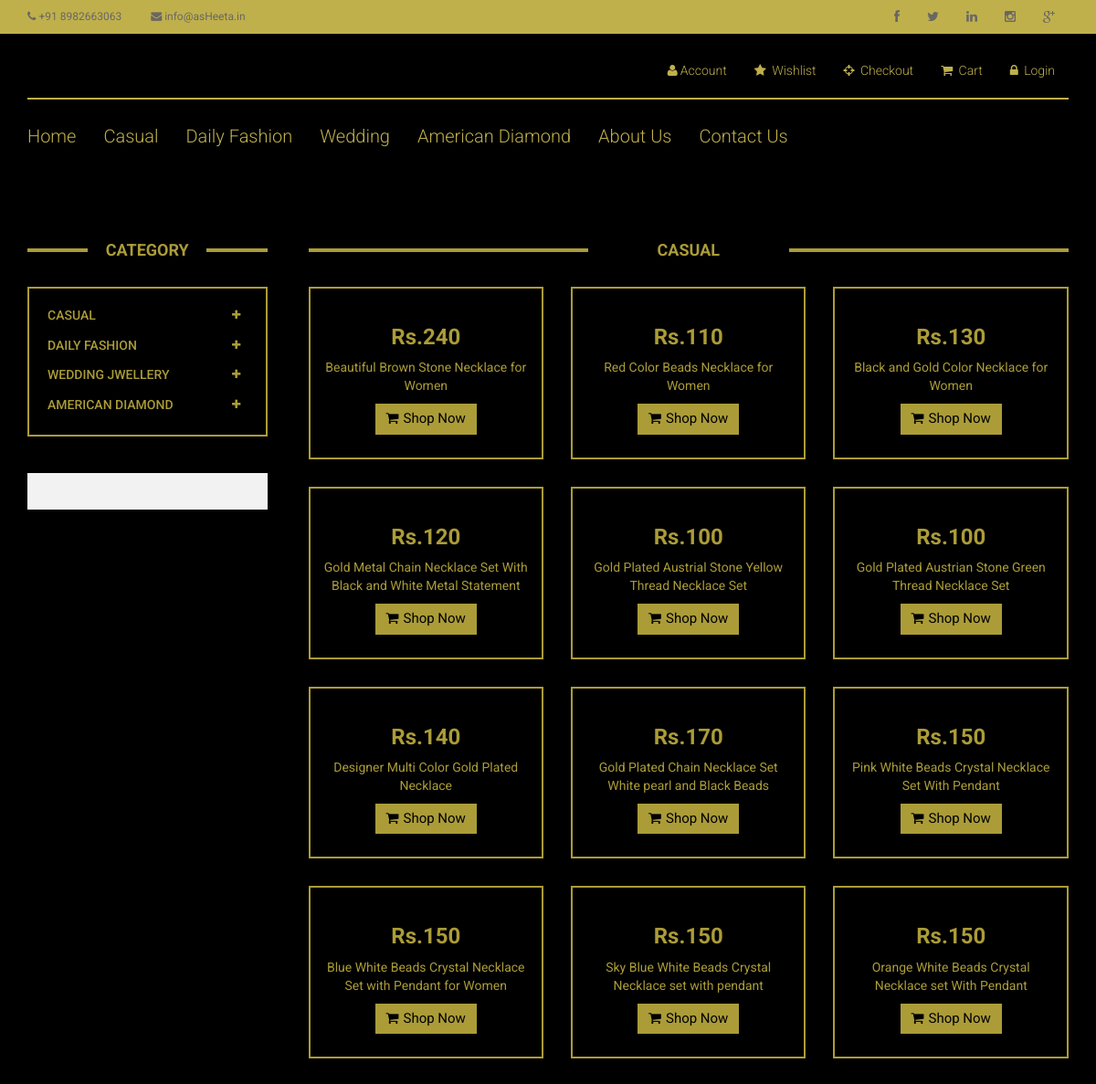
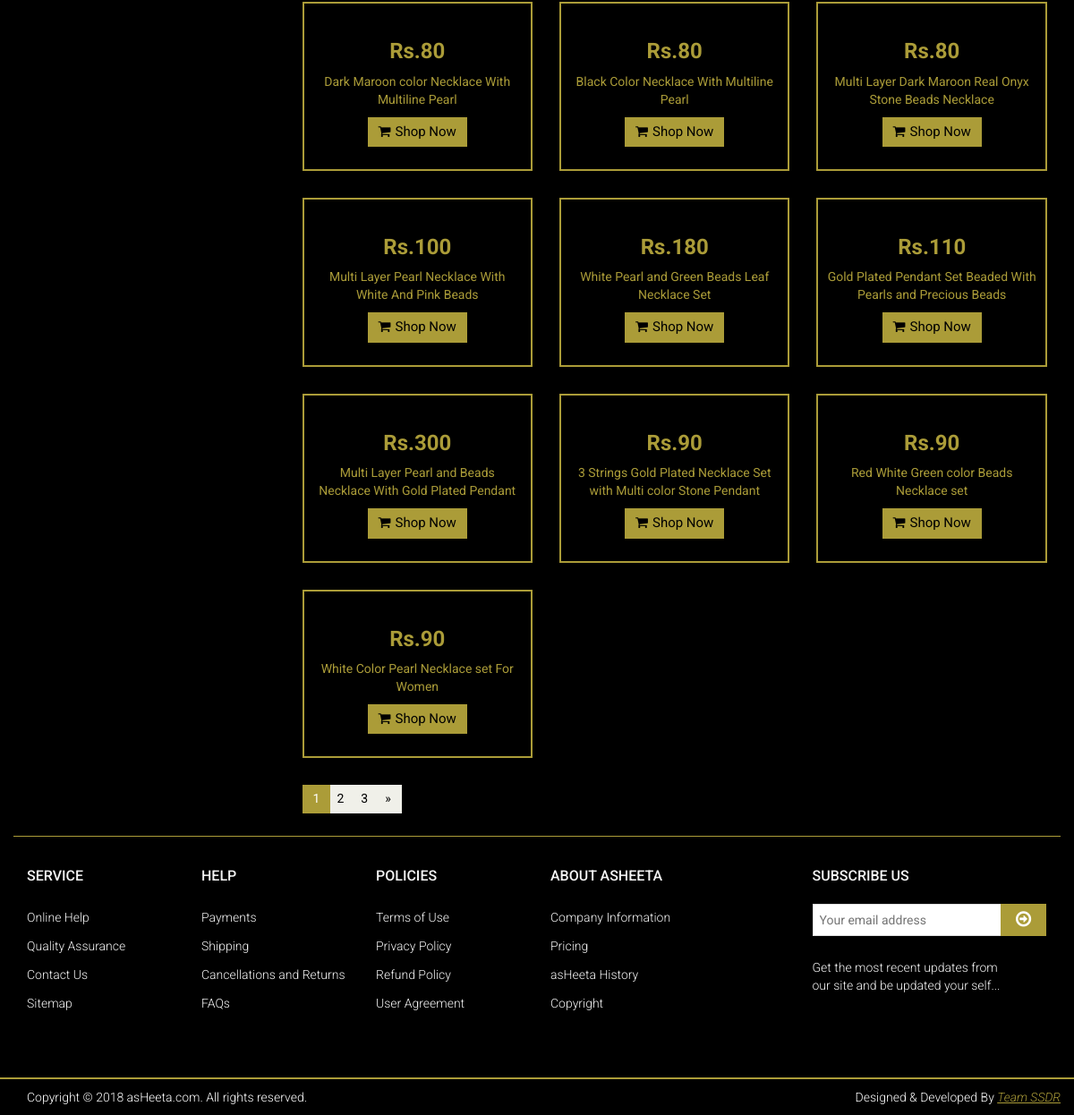
The app's page /casual-necklace.php with its own data (2 pictures, top to bottom).
### tables this page shows
CREATE TABLE IF NOT EXISTS `stock` (
  `stock_id` int(5) NOT NULL AUTO_INCREMENT,
  `product_code` varchar(15) NOT NULL,
  `product_name` varchar(100) NOT NULL,
  `brand` varchar(10) NOT NULL DEFAULT 'asHeeta',
  `colour` text NOT NULL,
  `base_material` text NOT NULL,
  `collection` int(1) NOT NULL,
  `plating` text NOT NULL,
  `size` varchar(10) NOT NULL,
  `price` int(5) NOT NULL,
  `type` text NOT NULL,
  `description` text NOT NULL,
  `img1` varchar(100) DEFAULT NULL,
  `img2` varchar(100) DEFAULT NULL,
  `img3` varchar(100) DEFAULT NULL,
  `thumbnail` varchar(100) DEFAULT NULL,
  PRIMARY KEY (`stock_id`)
);

### casual-necklace.php (the view, shortened to what this page needs)
<!DOCTYPE html>
<html lang="en">
<head>
    <link href="css/bootstrap.min.css" rel="stylesheet">
    <link href="css/font-awesome.min.css" rel="stylesheet">
    <link href="css/prettyPhoto.css" rel="stylesheet">
    <link href="css/price-range.css" rel="stylesheet">
    <link href="css/animate.css" rel="stylesheet">
	<link href="css/main.css" rel="stylesheet">
	<link href="css/responsive.css" rel="stylesheet">
</head>
<body>
	<header id="header">
		<div class="header_top">
			<div class="container">
				<?php
                        include("head-top.php");
                ?>
			</div>
		</div>
		<div class="header-middle">
			<div class="container">
			<?php
                        include("head-middle.php");
                ?>
            </div>
		</div>
		<div class="header-bottom">
			<div class="container">
            <?php
                        include("head-bottom.php");
                ?>
            </div>
        </div>
	</header>
	<section id="advertisement">
		<div class="container">
		</div>
	</section>
	<section>
		<div class="container">
			<div class="row">
				<div class="col-sm-3">
					<div class="left-sidebar">
						<h2>Category</h2>
						<?php
								include("category.php");
						?>
						<div class="shipping text-center">
						</div>
					</div>
				</div>
				<div class="col-sm-9 padding-right">
					<div class="features_items">
						<h2 class="title text-center">CASUAL</h2>
                        <?php
                                 $cat_sql = "SELECT * FROM stock WHERE collection='1' AND type='Necklace'";
                                 $cat_query = mysqli_query($dbconnect, $cat_sql);
                                 $row=mysqli_fetch_array($cat_query);
                                do
                                {
                                        $price = $row[9];
                                        $prd_name = $row[2];
                        ?>
						<div class="col-sm-4">
							<div class="product-image-wrapper">
								<div class="single-products">
									<div class="productinfo text-center prd_name">
                                        <?php
                                            echo"<h2>Rs.".$price."</h2>";
                                            echo"<p>".$prd_name."</p>";
                                        ?>
										<a href="#" class="btn btn-default add-to-cart"><i class="fa fa-shopping-cart"></i>Shop Now</a>
									</div>
									</div>
								</div>
							</div>
                        <?php
                                 }
                                while($row=mysqli_fetch_array($cat_query))
                        ?>
						</div>
						<ul class="pagination">
							<li class="active"><a href="">1</a></li>
							<li><a href="">2</a></li>
							<li><a href="">3</a></li>
							<li><a href="">&raquo;</a></li>
						</ul>
					</div>
				</div>
			</div>
	</section>
		<div class="footer-widget">
			<div class="container">
				<?php
                        include("footer.php");
                ?>
			</div>
		</div>
</body>
</html>

### css/main.css (style rules this page uses)
body { font-family: 'Roboto', sans-serif; background: #000000; position: relative; font-weight:400px; }
ul li { list-style: none; }
a { -webkit-transition: 300ms; -moz-transition: 300ms; -o-transition: 300ms; transition: 300ms; }
h1, h2, h3, h4, h5, h6 { font-family: 'Roboto', sans-serif; }
.header_top { background: none repeat scroll 0 0 #BFB04C; }
.header-bottom { padding-bottom: 30px; padding-top: 30px; }
.footer-widget { margin-bottom: 68px; }
.footer-widget .container { border-top: 1px solid #AB9C38; padding-top: 15px; }
.left-sidebar h2, .brands_products h2 { color:#AB9C38 ; font-family: 'Roboto', sans-serif; font-size: 18px; font-weight: 700; margin: 0 auto 30px; text-align: center; text-transform: uppercase; position: relative; z-index:3; }
.left-sidebar h2:after, h2.title:after { content: " "; position: absolute; border: 2px solid #AB9C38; bottom:8px; left: 0; width: 100%; height: 0; z-index: -2; }
.left-sidebar h2:before { content: " "; position: absolute; background: #000; bottom: -6px; width: 130px; height: 30px; z-index: -1; left: 50%; margin-left: -65px; }
h2.title:before { content: " "; position: absolute; background: #000; bottom: -6px; width: 220px; height: 30px; z-index: -1; left: 50%; margin-left: -110px; }
.shipping { background-color: #F2F2F2; margin-top: 40px; overflow: hidden; padding-top: 20px; position: relative; }
.padding-right { padding-right: 0; }
.features_items { overflow:hidden; }
h2.title { color:#AB9C38 ; font-family: 'Roboto', sans-serif; font-size: 18px; font-weight: 700; margin: 0 15px; text-transform: uppercase; margin-bottom: 30px; position: relative; }
.product-image-wrapper { border:2px solid #AB9C38; overflow: hidden; margin-bottom:30px; }
.single-products { position: relative; }
.prd_name p { margin: 10px; }
.productinfo h2 { color: #AB9C38; font-family: 'Roboto', sans-serif; font-size: 24px; font-weight: 700; }
.productinfo p { font-family: 'Roboto', sans-serif; font-size: 14px; font-weight: 400; color: #AB9C38; }
.productinfo { position:relative; }
.add-to-cart { background:#AB9C38; border: 0 none; border-radius: 0; color: #000000; font-family: 'Roboto', sans-serif; font-size: 15px; margin-bottom: 25px; }
.add-to-cart i { margin-right:5px; }
#advertisement { padding-bottom: 45px; }
.pagination { display: inline-block; float: left; margin-bottom: 25px; margin-top: 0; padding-left: 15px; }
.pagination li:first-child a, .pagination li:first-child span { border-bottom-left-radius: 0; border-top-left-radius: 0; margin-left: 0; }
.pagination li:last-child a, .pagination li:last-child span { border-bottom-right-radius: 0; border-top-right-radius: 0; }
.pagination .active a, .pagination .active span, .pagination .active a:hover, .pagination .active span:hover, .pagination .active a:focus, .pagination .active span:focus { background-color: #AB9C38; border-color: #AB9C38; color: #FFFFFF; cursor: default; z-index: 2; }
.pagination li a, .pagination li span { background-color: #f0f0e9; border: 0; float: left; line-height: 1.42857; margin-left: -10px; padding: 6px 12px; position: relative; text-decoration: none; margin-right: 5px; color:#000; }

### records on screen
stock: price "240", product_name "Beautiful Brown Stone Necklace for Women"
stock: price "110", product_name "Red Color Beads Necklace for Women"
stock: price "130", product_name "Black and Gold Color Necklace for Women"
stock: price "120", product_name "Gold Metal Chain Necklace Set With Black and White Metal Statement"
stock: price "100", product_name "Gold Plated Austrial Stone Yellow Thread Necklace Set"
stock: price "100", product_name "Gold Plated Austrian Stone Green Thread Necklace Set"
stock: price "140", product_name "Designer Multi Color Gold Plated Necklace"
stock: price "170", product_name "Gold Plated Chain Necklace Set White pearl and Black Beads"
stock: price "150", product_name "Pink White Beads Crystal Necklace Set With Pendant"
stock: price "150", product_name "Blue White Beads Crystal Necklace Set with Pendant for Women"
stock: price "150", product_name "Sky Blue White Beads Crystal Necklace set with pendant"
stock: price "150", product_name "Orange White Beads Crystal Necklace set With Pendant"
stock: price "80", product_name "Dark Maroon color Necklace With Multiline Pearl"
stock: price "80", product_name "Black Color Necklace With Multiline Pearl"
stock: price "80", product_name "Multi Layer Dark Maroon Real Onyx Stone Beads Necklace"
stock: price "100", product_name "Multi Layer Pearl Necklace With White And Pink Beads"
stock: price "180", product_name "White Pearl and Green Beads Leaf Necklace Set"
stock: price "110", product_name "Gold Plated Pendant Set Beaded With Pearls and Precious Beads"
stock: price "300", product_name "Multi Layer Pearl and Beads Necklace With Gold Plated Pendant"
stock: price "90", product_name "3 Strings Gold Plated Necklace Set with Multi color Stone Pendant"
stock: price "90", product_name "Red White Green color Beads Necklace set"
stock: price "90", product_name "White Color Pearl Necklace set For Women"
